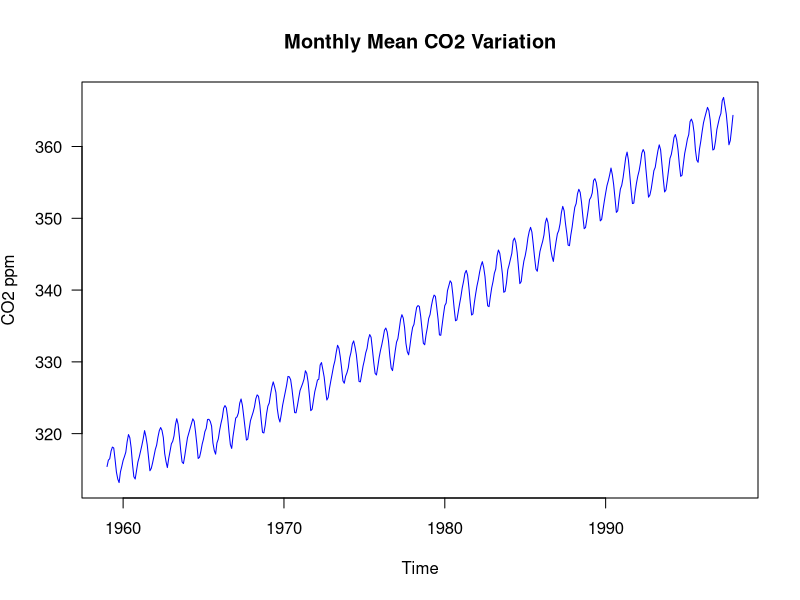

The R source for this figure:
## ---- chunk 1
plot(co2, ylab = expression("CO2 ppm"), col = 'blue', las = 1)
title(main = "Monthly Mean CO2 Variation")
